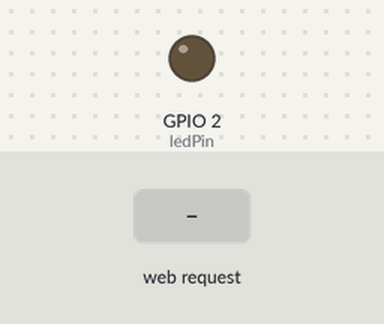
Bench run of a sketch on a simulated ESP32. Shown: output pins drawn as LEDs (lit = HIGH). The test bench sets the inputs (shaded band). WiFi joins after 1.5 s; servers stay silent unless stated; what the sketch prints to the serial monitor is not drawn.

Above: at 2.7 s.
2.8 s: HTTP request GET /H received
At 3.8 s:
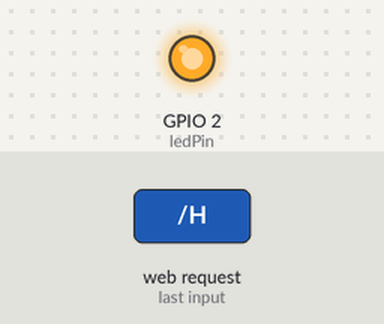
4.3 s: HTTP request GET /L received
At 5.0 s:
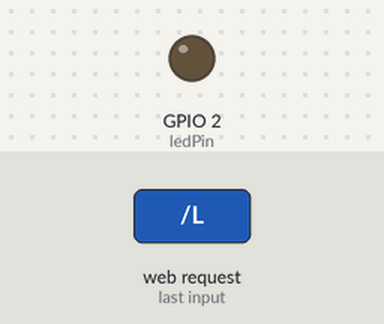
Timing chart, 0 to 7.3 s (numbered marks = the images above; inputs shaded):
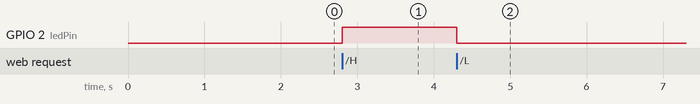

The sketch:

main.ino.ino
```cpp
#include <WiFi.h>

const char* ssid     = "ZTE-aeb702";
const char* password = "Vishy@20";
const int ledPin = 2;

WiFiServer server(80);

void setup()
{
    Serial.begin(115200);
    pinMode(ledPin, OUTPUT);

    delay(10);

    Serial.println();
    Serial.println();
    Serial.print("Connecting to ");
    Serial.println(ssid);

    WiFi.begin(ssid, password);

    while (WiFi.status() != WL_CONNECTED) {
        delay(500);
        Serial.print(".");
    }

    Serial.println("");
    Serial.println("WiFi connected.");
    Serial.println("IP address: ");
    Serial.println(WiFi.localIP());

    server.begin();

}

void loop(){
 WiFiClient client = server.available();

  if (client) {
    Serial.println("New Client.");
    String currentLine = "";
    while (client.connected()) {
      if (client.available()) {
        char c = client.read();
        Serial.write(c);
        if (c == '\n') {
          if (currentLine.length() == 0) {
            client.println("HTTP/1.1 200 OK");
            client.println("Content-type:text/html");
            client.println();
            client.print("Click <a href=\"/H\">here</a> to turn the LED on pin 5 on.<br>");
            client.print("Click <a href=\"/L\">here</a> to turn the LED on pin 5 off.<br>");
            client.println();
            break;
          } else {
            currentLine = "";
          }
        } else if (c != '\r') {
          currentLine += c;
        }
        if (currentLine.endsWith("GET /H")) {
          digitalWrite(ledPin, HIGH);
        }
        if (currentLine.endsWith("GET /L")) {
          digitalWrite(ledPin, LOW);
        }
      }
    }
    client.stop();
    Serial.println("Client Disconnected.");
  }
}
```

Measured:
- after the input at 2.8 s, GPIO 2 (ledPin): LOW → HIGH at once
- after the input at 4.3 s, GPIO 2 (ledPin): HIGH → LOW at once
